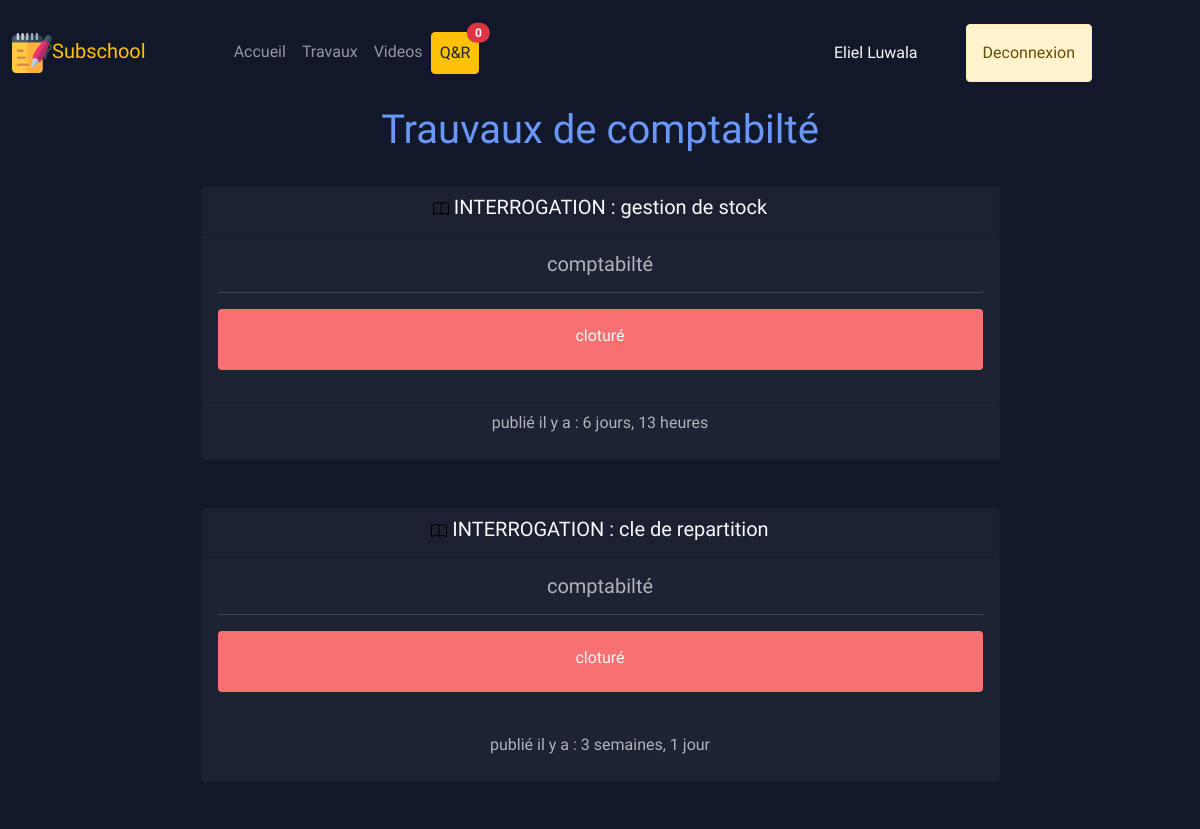
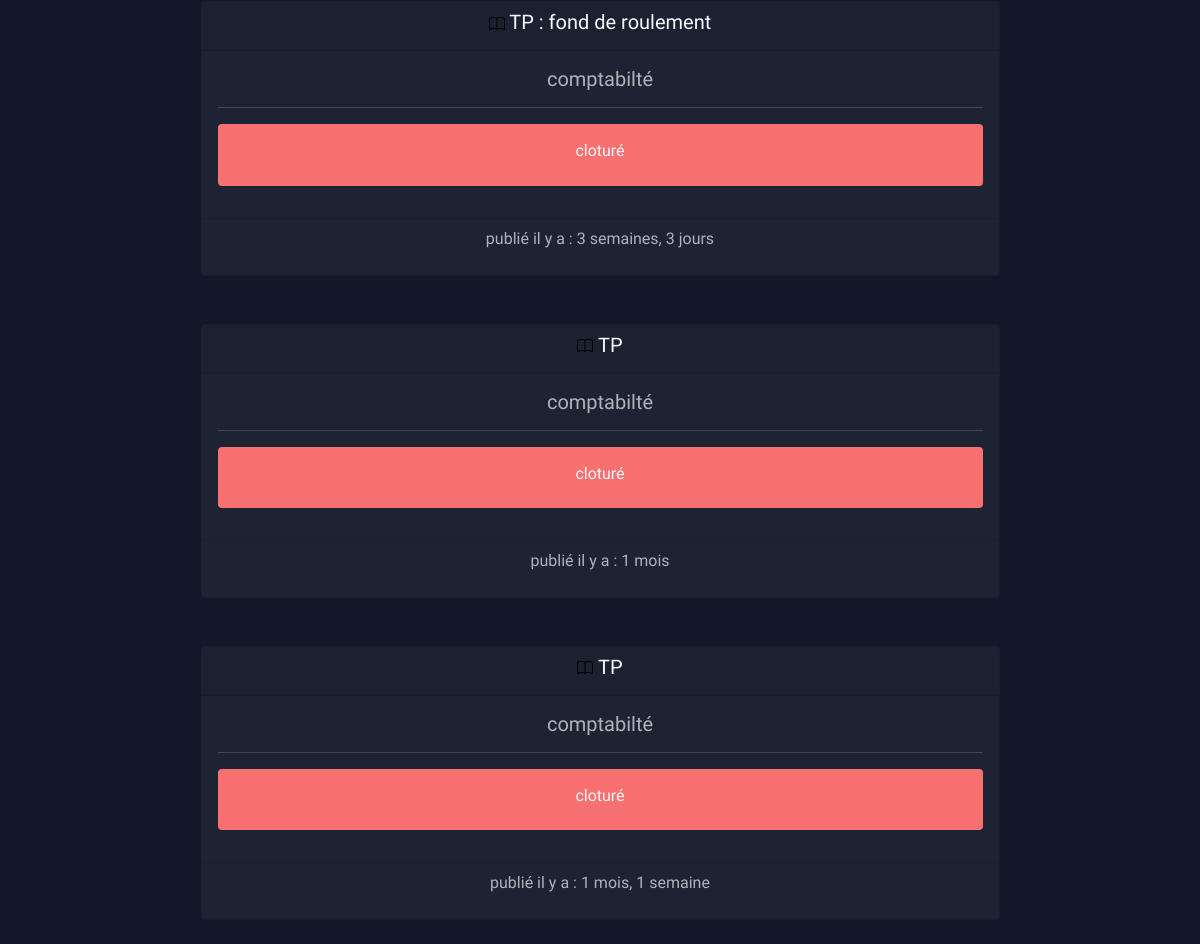
Screenshot of /homework_student/1 (signed in) with the database file from the repository (2 pictures, top to bottom).
### school/models.py (models this page shows, shortened)
class Student(models.Model):
    user = models.OneToOneField(User, on_delete=models.CASCADE, null=True)
    name = models.CharField(max_length=255)
    matricule = models.CharField(max_length=255, null=True, blank=True)
    promotion = models.ForeignKey(Promotion, on_delete=models.CASCADE)
    com_prom = models.ForeignKey(Promotion, on_delete=models.SET_NULL, null=True, blank=True, related_name="complement")
    def __str__(self):
        return self.name

class Course(models.Model):
    image = models.FileField(upload_to="course_img", null=True)
    name = models.CharField(max_length=255)
    promotion = models.ManyToManyField(Promotion, related_name="courses")
    teacher = models.ForeignKey(Teacher, on_delete=models.CASCADE, null=True)
    credit = models.IntegerField(default=1)
    description = models.TextField(null=True)
    note = models.ManyToManyField(Note, related_name="note")
    hours = models.IntegerField()

class HomeWork(models.Model):
    course = models.ForeignKey(Course, on_delete=models.CASCADE)
    title = models.CharField(max_length=255, null=True)
    file = models.FileField(null=True, upload_to="homeworks")
    date = models.DateTimeField(auto_now_add=True)
    end = models.DateTimeField(null=True)
    notice = models.TextField(blank=True)
    cote = models.IntegerField()
    completed = models.BooleanField(default=False)
    type = models.CharField(choices=type_dutty, max_length=255, null=True)

### school/views.py (the view, shortened to what this page needs)
# urls.py: path('homework_student/<str:pk>', homeworks_for_course, name="homework-for-course"),
def homeworks_for_course(request, pk):
    course = Course.objects.get(id=pk)
    duttys = HomeWork.objects.filter(course=course).order_by('-date')
    nbr_msg = Response.objects.filter(question__student=request.user.student, is_read=False).count()
    return render(request, 'school/homework_for_student.html', context={'course': course, 'duttys': duttys, 'nbr_msg': nbr_msg})

### templates/school/homework_for_student.html (shortened to what this page needs)
{% extends 'school/base_student.html' %}
{% load static %}
{% block content %}
    <h1 class="text-center" style="color: #6B97FA">Trauvaux de {{ course.name }}</h1>
    <div class="row col-md-9">
        {% for homework in duttys %}
            <a class="nav-link" hx-get="{% url 'homework-detail-student' pk=homework.id %}" hx-target="#det-div" hx-trigger="click" hx-swap="innerHTML">
            <div class="card text-center mt-3 mb-3" style="background-color: #1C2333;color: #B0B3B9">
                <div class="card-header text-light">
                    <h5><img class="" style="" src="{% static 'img/book.svg' %}" alt=""> {{ homework.type }}{% if homework.title %} : {{ homework.title|lower }}{% endif %}</h5>
                </div>
                <div class="card-body" style="background-color: #1C2333;color: #B0B3B9">
                  <h5 class="card-title" style="opacity: 1;">{{ homework.course.name }}</h5>
                  <hr>
                    {% if not homework.completed %}<div class="alert" style="color: #3f6212;background-color: #d9f99d"><h6>en cours</h6></div>{% else %}
                        <div class="alert text-light" style="background-color: #f87171"><h6 style="opacity: 1;">cloturé</h6></div>{% endif %}
                </div>
                <div class="card-footer" style="background-color: #1C2333;color: #B0B3B9">
                    <p>publié il y a : {{ homework.date|timesince }}</p>
                </div>
              </div>
            </a>
        {% endfor %}
    </div>
{% endblock %}

### templates/school/navbar_student.html (shortened to what this page needs)
{% load static %}
<nav class="navbar navbar-expand-lg navbar-dark">
    <div class="container-fluid">
    <a class="navbar-brand brand-site text-warning mx-auto" style="" href="{% url 'home-student' %}"><img src="{% static 'img/notes.png' %}" class="rounded" style="height: 5vh;width: 5vh">Subschool</a>
    <div class="collapse navbar-collapse" style="margin-left: 10vh" id="navbarNavAltMarkup">
      <ul class="navbar-nav mr-auto">
          <li class="nav-item">
            <a class="nav-link {{ activehome }}" aria-current="page" href="{% url 'home-student' %}">Accueil</a>
          </li>
          <li class="nav-item">
                        <a class="nav-link {{ activedut }}" href="{% url 'homework-for-student' %}">Travaux</a>
          </li>
          <li class="nav-item">
                <a class="nav-link {{ activevideo }}" href="{% url 'student-video' %}">Videos</a>
          </li>
          <li class="nav-item">
              <a type="button" class="nav-link btn btn-warning text-dark position-relative" id="qr-not" href="{% url 'question-student' %}">
                Q&R
                  <span class="position-absolute top-0 start-100 translate-middle badge rounded-pill bg-danger">
                    {{ nbr_msg }}
                  </span>
                </a>
          </li>
      </ul>
    </div>
    <div class="d-flex align-items-center mx-5 mt-3" id="auth-div" style="display: flex;flex-direction: row">
        <p class="text-light username" style="">{{ request.user.student  }}</p>
        {% if request.user.is_authenticated %}
                <a href="{% url 'logout' %}" id="auth-btn" style="" class="btn btn-warning mx-5 alert alert-warning">Deconnexion</a>
              {% endif %}
    </div>
    </div>
</nav>

### rows the page displays
Course: name "comptabilté"
HomeWork: type "INTERROGATION", title "gestion de stock", course.name "comptabilté", completed "cloturé", date "6 jours, 13 heures"
HomeWork: type "INTERROGATION", title "cle de repartition", course.name "comptabilté", completed "cloturé", date "3 semaines, 1 jour"
HomeWork: type "TP", title "fond de roulement", course.name "comptabilté", completed "cloturé", date "3 semaines, 3 jours"
HomeWork: type "TP", course.name "comptabilté", completed "cloturé", date "1 mois"
HomeWork: type "TP", course.name "comptabilté", completed "cloturé", date "1 mois, 1 semaine"

### other values shown
{{ nbr_msg }} "0"
{{ request.user.student }} "Eliel Luwala"
